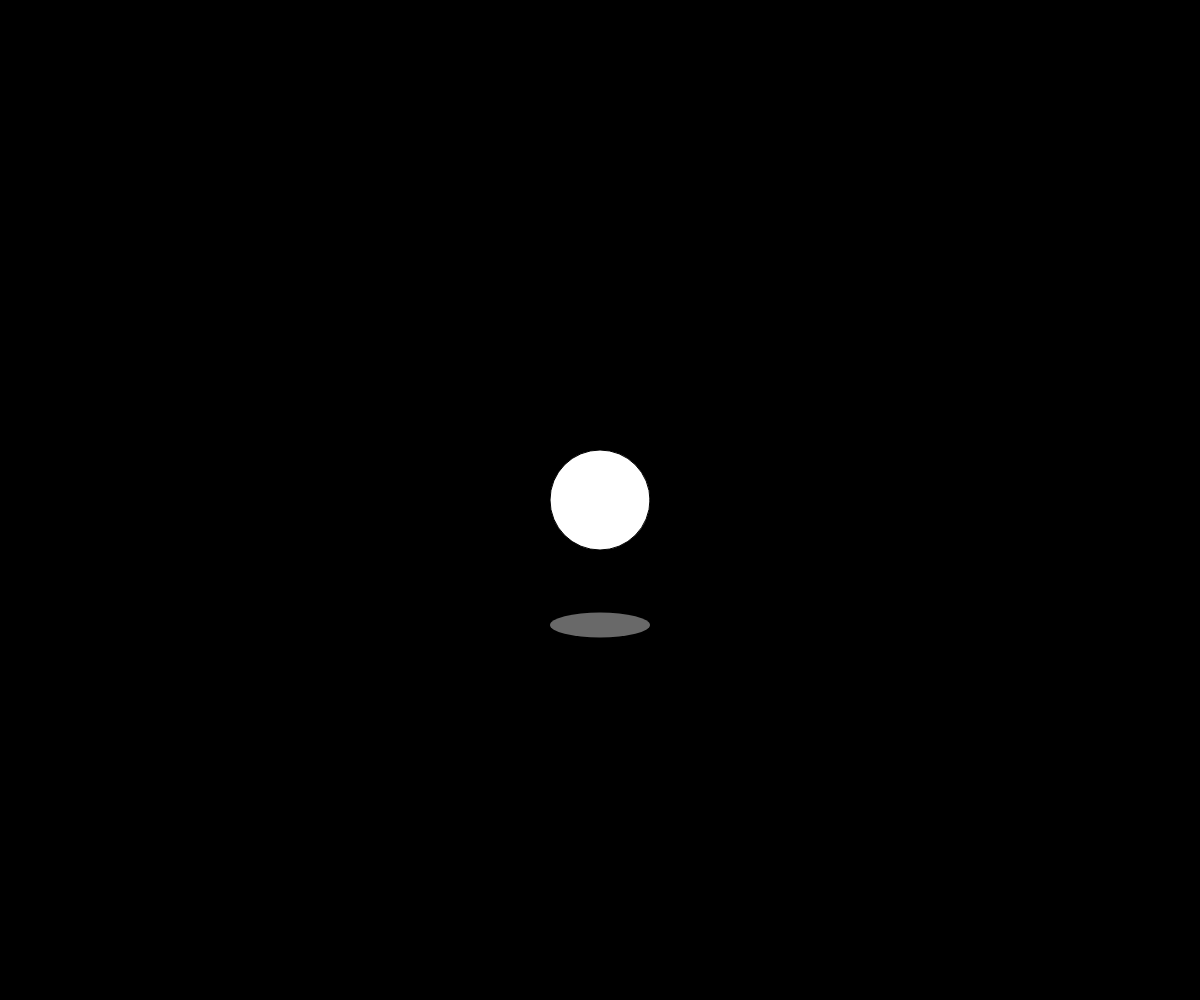
Frame 1 (no input)
Frame 60 (no input): identical to frame 1, image omitted
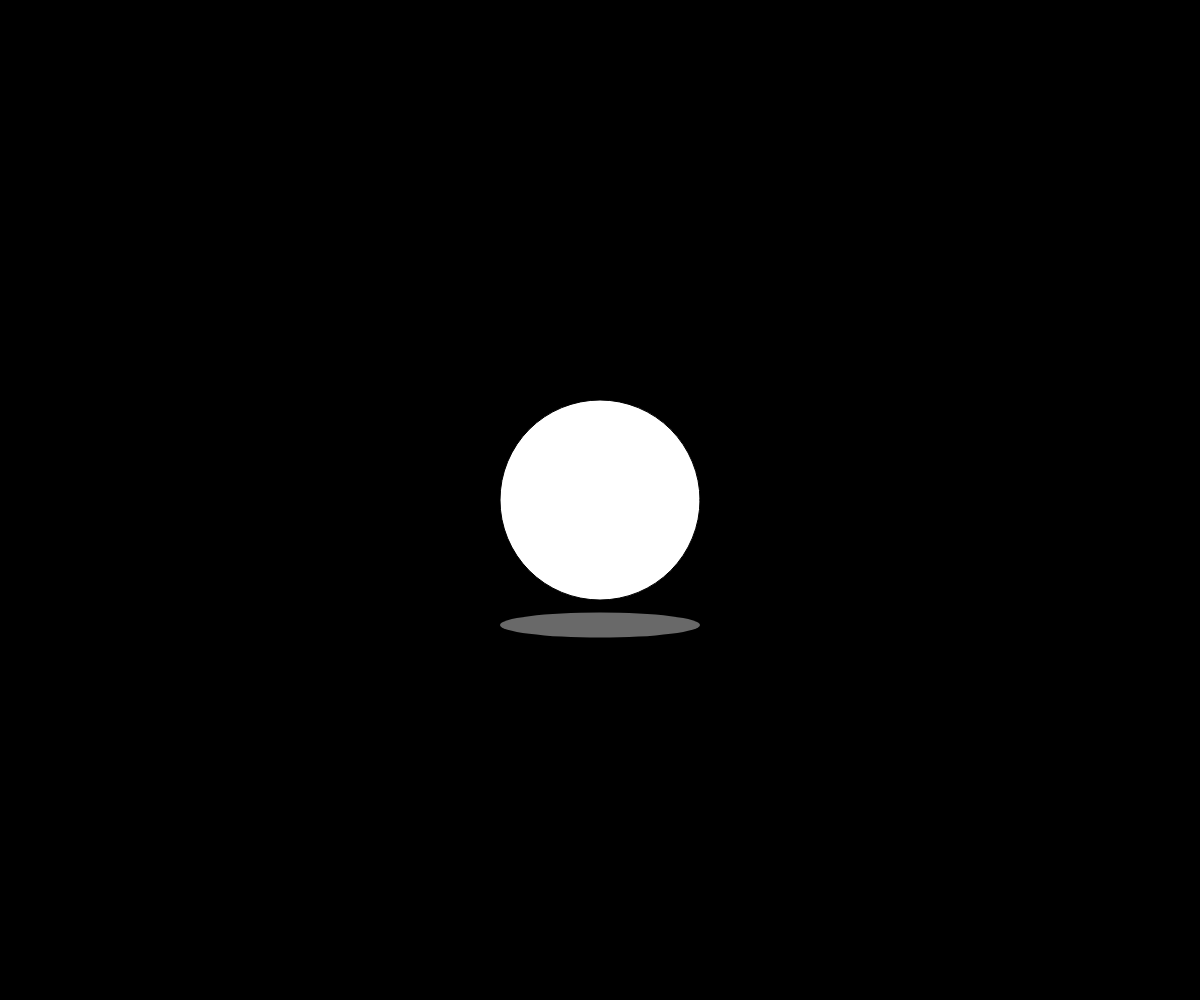
Frame 120 (the mouse pressed at the canvas centre since frame 60)

The p5.js sketch that drew these frames (run headless with seeded random() and noise() and a simulated clock; from frame 60 on, the mouse is pressed at the canvas centre):

// p5.js sketch
// ── sketch.js
let dia = 100;
let distance; 
function setup(){
    createCanvas(windowWidth, windowHeight);
    // cnv.parent("canvasContainer");
}

function draw(){
    background(0);
    let distance = dist(mouseX, mouseY, width/2, height/2);

    push();
    translate(width/2, height/2);

    if (distance < 50) {
        dia = map(distance, 0, 50, 200, 150);
    }

    fill(255);
    ellipse(0, 0, dia, dia);
    fill(105);
    noStroke();
    ellipse(0, 125, dia, 25);


    pop();
}
